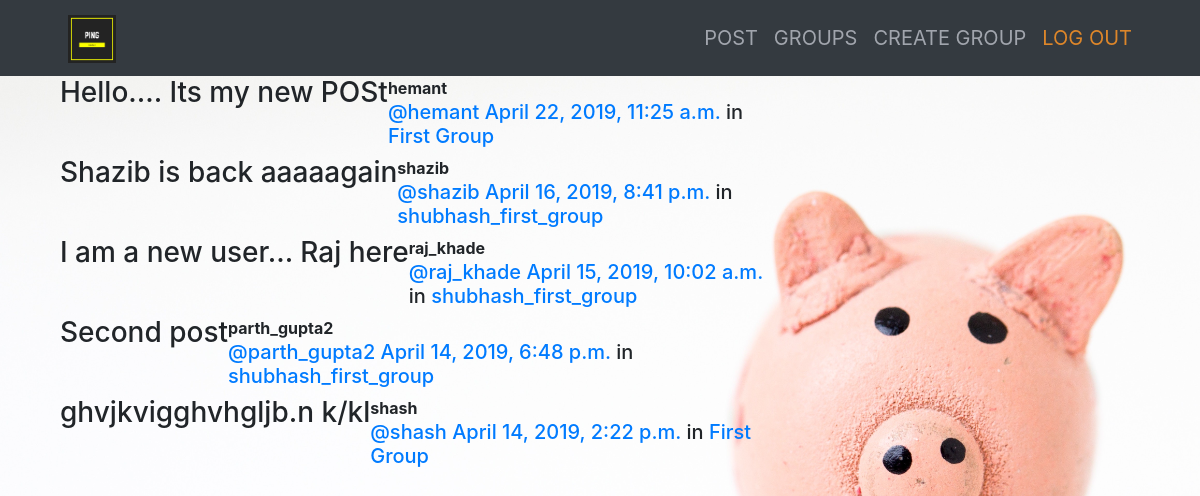
The page /posts/ (signed in) on the database its author committed.
### posts/models.py (models this page shows, shortened)
class Post(models.Model):
    user = models.ForeignKey(User, related_name='posts', on_delete=models.CASCADE)
    created_at = models.DateTimeField(auto_now=True)
    message = models.TextField()
    message_html = models.TextField(editable=False)
    group = models.ForeignKey(Group,related_name='posts',null=True,blank=True, on_delete=models.CASCADE)
    class Meta:
        ordering = ['-created_at']  # For descending
        unique_together = ['user','message']

### groups/models.py (models this page shows, shortened)
class Group(models.Model):
    name = models.CharField(max_length=255,unique=True)
    slug = models.SlugField(allow_unicode=True,unique=True)
    description = models.TextField(blank=True,default='')
    description_html = models.TextField(editable=False,default='',blank=True)
    members = models.ManyToManyField(User,through='GroupMember')
    class Meta:
        ordering = ['name']

### posts/views.py (the view)
# urls.py: path("", views.PostList.as_view(), name="all"),
class PostList(SelectRelatedMixin, generic.ListView):
    model = models.Post
    select_related = ('user', 'group') # Tuple of related things, foreign keys

### posts/templates/posts/post_list.html (shortened to what this page needs)
{% extends "posts/post_base.html" %}
{% block post_content %}
<div class="col-md-8">
	{% for post in post_list %}
  {% include "posts/_post.html" %}
	{% endfor %}
</div>
{% endblock %}

### posts/templates/posts/_post.html (shortened to what this page needs)
<div class="post media">
	<h3>{{ post.message_html|safe }}</h3>
	<div class="media-body">
		<strong>{{ post.user.username }}</strong>
		<h5 class="media-heading">
			<span class="username"><a href="{% url 'posts:for_user' username=post.user.username %}">@{{ post.user.username }}</a></span>
			<time class="time"><a href="{% url 'posts:single' username=post.user.username pk=post.pk %}">{{ post.created_at }}</a></time>
			{% if post.group %}
			<span class="group-name">in <a href="#">{{ post.group.name }}</a></span>
			{% endif %}
		</h5>
	</div>
</div>

### rows shown on the page
Post: message_html "Hello.... Its my new POSt", user.username "hemant", created_at "April 22, 2019, 11:25 a.m.", group.name "First Group"
Post: message_html "Shazib is back aaaaagain", user.username "shazib", created_at "April 16, 2019, 8:41 p.m.", group.name "shubhash_first_group"
Post: message_html "I am a new user... Raj here", user.username "raj_khade", created_at "April 15, 2019, 10:02 a.m.", group.name "shubhash_first_group"
Post: message_html "Second post", user.username "parth_gupta2", created_at "April 14, 2019, 6:48 p.m.", group.name "shubhash_first_group"
Post: message_html "ghvjkvigghvhgljb.n k/kl", user.username "shash", created_at "April 14, 2019, 2:22 p.m.", group.name "First Group"
